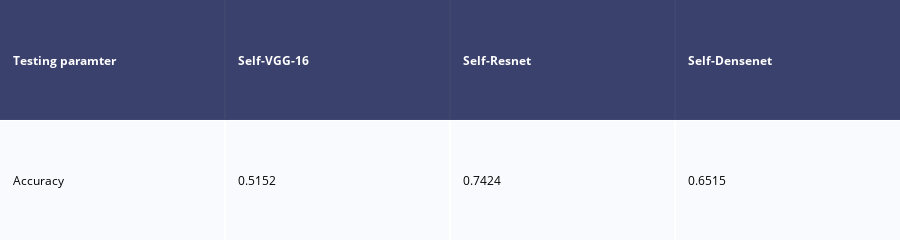

Notebook code for this chart:
### Markdown cell above
Accuracy Table

### Code cell
import plotly.figure_factory as ff

data_matrix = [['Testing paramter','Self-VGG-16', 'Self-Resnet','Self-Densenet'],
               ['Accuracy', 0.5152, 0.7424, 0.6515]]

fig = ff.create_table(data_matrix)
fig.show()

### Figure 1 — Plotly figure (JSON) as saved in the notebook; plotly's stock layout.template omitted (floating-point values rounded to 4 significant figures)
{"data": [{"colorscale": [[0, "#00083e"], [0.5, "#ededee"], [1, "#ffffff"]], "hoverinfo": "none", "opacity": 0.75, "showscale": false, "type": "heatmap", "z": [[0, 0, 0, 0], [0.5, 0.5, 0.5, 0.5]]}], "layout": {"annotations": [{"align": "left", "font": {"color": "#ffffff"}, "showarrow": false, "text": "<b>Testing paramter</b>", "x": -0.45, "xanchor": "left", "xref": "x", "y": 0, "yref": "y"}, {"align": "left", "font": {"color": "#ffffff"}, "showarrow": false, "text": "<b>Self-VGG-16</b>", "x": 0.55, "xanchor": "left", "xref": "x", "y": 0, "yref": "y"}, {"align": "left", "font": {"color": "#ffffff"}, "showarrow": false, "text": "<b>Self-Resnet</b>", "x": 1.55, "xanchor": "left", "xref": "x", "y": 0, "yref": "y"}, {"align": "left", "font": {"color": "#ffffff"}, "showarrow": false, "text": "<b>Self-Densenet</b>", "x": 2.55, "xanchor": "left", "xref": "x", "y": 0, "yref": "y"}, {"align": "left", "font": {"color": "#000000"}, "showarrow": false, "text": "Accuracy", "x": -0.45, "xanchor": "left", "xref": "x", "y": 1, "yref": "y"}, {"align": "left", "font": {"color": "#000000"}, "showarrow": false, "text": "0.5152", "x": 0.55, "xanchor": "left", "xref": "x", "y": 1, "yref": "y"}, {"align": "left", "font": {"color": "#000000"}, "showarrow": false, "text": "0.7424", "x": 1.55, "xanchor": "left", "xref": "x", "y": 1, "yref": "y"}, {"align": "left", "font": {"color": "#000000"}, "showarrow": false, "text": "0.6515", "x": 2.55, "xanchor": "left", "xref": "x", "y": 1, "yref": "y"}], "height": 110, "margin": {"b": 0, "l": 0, "r": 0, "t": 0}, "xaxis": {"dtick": 1, "gridwidth": 2, "showticklabels": false, "tick0": -0.5, "ticks": "", "zeroline": false}, "yaxis": {"autorange": "reversed", "dtick": 1, "gridwidth": 2, "showticklabels": false, "tick0": 0.5, "ticks": "", "zeroline": false}}}
